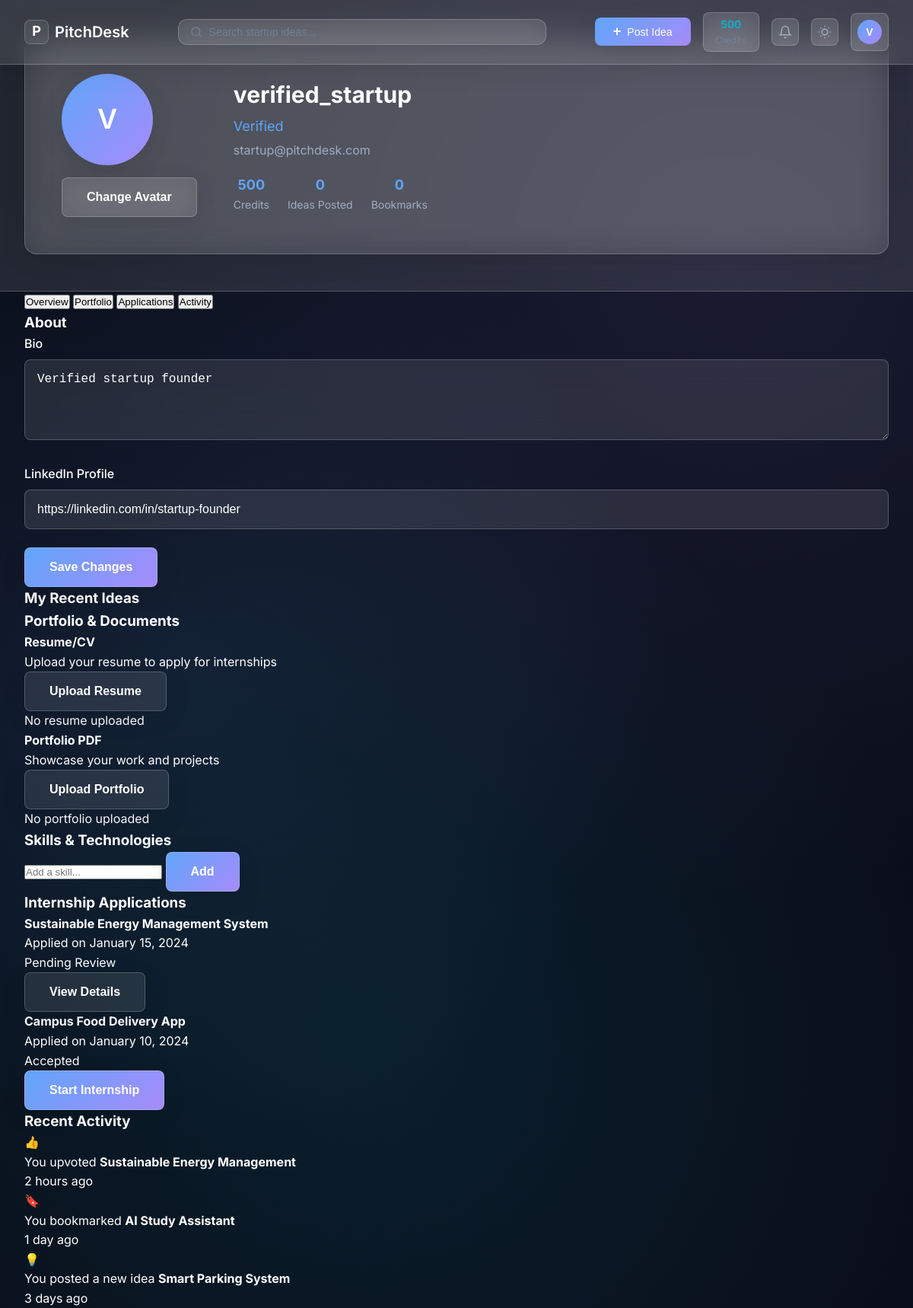
The page /profile (signed in) on the database its author committed.
### app.py (models this page shows)
class User(UserMixin, db.Model):
    id = db.Column(db.Integer, primary_key=True)
    username = db.Column(db.String(80), unique=True, nullable=False)
    email = db.Column(db.String(120), unique=True, nullable=False)
    password = db.Column(db.String(120), nullable=False)
    role = db.Column(db.String(20), default='student')  # student, verified, admin
    credits = db.Column(db.Integer, default=100)
    avatar = db.Column(db.String(120), default='default.png')
    bio = db.Column(db.Text, default='')
    linkedin = db.Column(db.String(120), default='')
    portfolio_pdf = db.Column(db.String(120), default='')
    created_at = db.Column(db.DateTime, default=datetime.utcnow)
    is_verified = db.Column(db.Boolean, default=False)
    ideas = db.relationship('Idea', backref='author', lazy=True)
    votes = db.relationship('Vote', backref='user', lazy=True)
    bookmarks = db.relationship('Bookmark', backref='user', lazy=True)

### app.py (the view)
@app.route('/profile')
@login_required
def profile():
    return render_template('profile.html')

### app.py (called while the page is built)
@login_manager.user_loader
def load_user(user_id):
    return User.query.get(int(user_id))

### templates/profile.html (shortened to what this page needs)
<!DOCTYPE html>
<html lang="en">
<head>
    <link rel="stylesheet" href="{{ url_for('static', filename='css/styles.css') }}">
</head>
<body>
    <nav class="navbar">
        <div class="nav-container">
            <div class="nav-logo">
                <div class="logo-icon">P</div>
                <h2>PitchDesk</h2>
            </div>
            <div class="nav-center">
                <div class="search-container">
                    <input type="text" placeholder="Search startup ideas..." class="search-input" id="searchInput">
                    <svg class="search-icon" viewBox="0 0 24 24" fill="none" stroke="currentColor" stroke-width="2">
                        <circle cx="11" cy="11" r="8"></circle>
                        <path d="m21 21-4.35-4.35"></path>
                    </svg>
                </div>
            </div>
            <div class="nav-actions">
                <button class="btn-post-idea" id="postIdeaBtn">
                    <span>+</span>
                    Post Idea
                </button>
                <div class="credits-badge">
                    <span class="credits-count" id="creditsCount">{{ current_user.credits }}</span>
                    <span class="credits-label">Credits</span>
                </div>
                <button class="icon-btn notification-btn" aria-label="Notifications">
                    <svg viewBox="0 0 24 24" fill="none" stroke="currentColor" stroke-width="2">
                        <path d="M18 8A6 6 0 0 0 6 8c0 7-3 9-3 9h18s-3-2-3-9z"></path>
                        <path d="M13.73 21a2 2 0 0 1-3.46 0"></path>
                    </svg>
                </button>
                <button class="theme-toggle" id="themeToggle" aria-label="Toggle theme">
                </button>
                <div class="profile-menu">
                    <button class="profile-btn" id="profileBtn">
                        <div class="profile-avatar">{{ current_user.username[0].upper() }}</div>
                    </button>
                </div>
            </div>
        </div>
    </nav>
    <section class="profile-header-section">
        <div class="profile-container">
            <div class="profile-header-card">
                <div class="profile-avatar-section">
                    <div class="profile-avatar-xl" id="profileAvatar">{{ current_user.username[0].upper() }}</div>
                    <button class="btn btn-secondary" id="changeAvatarBtn">Change Avatar</button>
                </div>
                <div class="profile-info-section">
                    <h1 id="profileName">{{ current_user.username }}</h1>
                    <p class="profile-role">{{ current_user.role.title() }}</p>
                    <p class="profile-email">{{ current_user.email }}</p>
                    <div class="profile-stats">
                        <div class="profile-stat">
                            <span class="stat-number">{{ current_user.credits }}</span>
                            <span class="stat-label">Credits</span>
                        </div>
                        <div class="profile-stat">
                            <span class="stat-number" id="ideasCount">0</span>
                            <span class="stat-label">Ideas Posted</span>
                        </div>
                        <div class="profile-stat">
                            <span class="stat-number" id="bookmarksCount">0</span>
                            <span class="stat-label">Bookmarks</span>
                        </div>
                    </div>
                </div>
            </div>
        </div>
    </section>
    <main class="profile-content">
        <div class="profile-container">
            <div class="profile-tabs">
                <button class="profile-tab active" data-tab="overview">Overview</button>
                <button class="profile-tab" data-tab="portfolio">Portfolio</button>
                <button class="profile-tab" data-tab="applications">Applications</button>
                <button class="profile-tab" data-tab="activity">Activity</button>
            </div>
            <div class="profile-tab-content active" id="overviewTab">
                <div class="profile-section">
                    <h3>About</h3>
                    <form class="profile-form" id="profileForm">
                        <div class="form-group">
                            <label for="profileBio">Bio</label>
                            <textarea id="profileBio" placeholder="Tell us about yourself..." rows="4">{{ current_user.bio }}</textarea>
                        </div>
                        <div class="form-group">
                            <label for="linkedinUrl">LinkedIn Profile</label>
                            <input type="url" id="linkedinUrl" placeholder="https://linkedin.com/in/username" value="{{ current_user.linkedin }}">
                        </div>
                        <button type="submit" class="btn btn-primary">Save Changes</button>
                    </form>
                </div>
                <div class="profile-section">
                    <h3>My Recent Ideas</h3>
                </div>
            </div>
            <div class="profile-tab-content" id="portfolioTab">
                <div class="profile-section">
                    <h3>Portfolio & Documents</h3>
                    <div class="upload-section">
                        <div class="upload-card">
                            <h4>Resume/CV</h4>
                            <p>Upload your resume to apply for internships</p>
                            <button class="btn btn-secondary" onclick="document.getElementById('resumeUpload').click()">
                                Upload Resume
                            </button>
                            <div class="upload-status" id="resumeStatus">
                                {% if current_user.portfolio_pdf %}
                                <p class="file-uploaded">📄 {{ current_user.portfolio_pdf }}</p>
                                {% else %}
                                <p class="no-file">No resume uploaded</p>
                                {% endif %}
                            </div>
                        </div>
                        <div class="upload-card">
                            <h4>Portfolio PDF</h4>
                            <p>Showcase your work and projects</p>
                            <button class="btn btn-secondary" onclick="document.getElementById('portfolioUpload').click()">
                                Upload Portfolio
                            </button>
                            <div class="upload-status" id="portfolioStatus">
                                <p class="no-file">No portfolio uploaded</p>
                            </div>
                        </div>
                    </div>
                </div>
                <div class="profile-section">
                    <h3>Skills & Technologies</h3>
                    <div class="skills-section">
                        <div class="skills-input">
                            <input type="text" id="skillInput" placeholder="Add a skill...">
                            <button class="btn btn-primary" id="addSkillBtn">Add</button>
                        </div>
                    </div>
                </div>
            </div>
            <div class="profile-tab-content" id="applicationsTab">
                <div class="profile-section">
                    <h3>Internship Applications</h3>
                    <div class="applications-list" id="applicationsList">
                        <div class="application-item">
                            <div class="application-info">
                                <h4>Sustainable Energy Management System</h4>
                                <p>Applied on January 15, 2024</p>
                                <span class="application-status pending">Pending Review</span>
                            </div>
                            <div class="application-actions">
                                <button class="btn btn-secondary">View Details</button>
                            </div>
                        </div>
                        <div class="application-item">
                            <div class="application-info">
                                <h4>Campus Food Delivery App</h4>
                                <p>Applied on January 10, 2024</p>
                                <span class="application-status accepted">Accepted</span>
                            </div>
                            <div class="application-actions">
                                <button class="btn btn-primary">Start Internship</button>
                            </div>
                        </div>
                    </div>
                </div>
            </div>
            <div class="profile-tab-content" id="activityTab">
                <div class="profile-section">
                    <h3>Recent Activity</h3>
                    <div class="activity-feed" id="activityFeed">
                        <div class="activity-item">
                            <div class="activity-icon vote">👍</div>
                            <div class="activity-content">
                                <p>You upvoted <strong>Sustainable Energy Management</strong></p>
                                <span class="activity-time">2 hours ago</span>
                            </div>
                        </div>
                        <div class="activity-item">
                            <div class="activity-icon bookmark">🔖</div>
                            <div class="activity-content">
                                <p>You bookmarked <strong>AI Study Assistant</strong></p>
                                <span class="activity-time">1 day ago</span>
                            </div>
                        </div>
                        <div class="activity-item">
                            <div class="activity-icon idea">💡</div>
                            <div class="activity-content">
                                <p>You posted a new idea <strong>Smart Parking System</strong></p>
                                <span class="activity-time">3 days ago</span>
                            </div>
                        </div>
                    </div>
                </div>
            </div>
        </div>
    </main>
</body>
</html>

### rows shown on the page
User: credits "500", username "V", username "verified_startup", role "Verified", email "startup@pitchdesk.com", bio "Verified startup founder", linkedin "https://linkedin.com/in/startup-founder"
